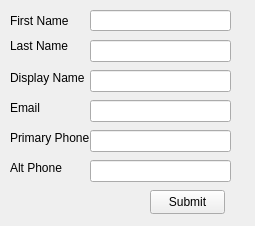
<?xml version="1.0" encoding="UTF-8"?>
<ui version="4.0">
 <class>Form</class>
 <widget class="QWidget" name="Form">
  <property name="geometry">
   <rect>
    <x>0</x>
    <y>0</y>
    <width>255</width>
    <height>226</height>
   </rect>
  </property>
  <property name="windowTitle">
   <string>Form</string>
  </property>
  <widget class="QLabel" name="label">
   <property name="geometry">
    <rect>
     <x>10</x>
     <y>10</y>
     <width>61</width>
     <height>21</height>
    </rect>
   </property>
   <property name="text">
    <string>First Name</string>
   </property>
  </widget>
  <widget class="QLabel" name="label_2">
   <property name="geometry">
    <rect>
     <x>10</x>
     <y>30</y>
     <width>81</width>
     <height>31</height>
    </rect>
   </property>
   <property name="text">
    <string>Last Name</string>
   </property>
  </widget>
  <widget class="QLabel" name="label_3">
   <property name="geometry">
    <rect>
     <x>10</x>
     <y>70</y>
     <width>81</width>
     <height>16</height>
    </rect>
   </property>
   <property name="text">
    <string>Display Name</string>
   </property>
  </widget>
  <widget class="QLabel" name="label_4">
   <property name="geometry">
    <rect>
     <x>10</x>
     <y>100</y>
     <width>49</width>
     <height>16</height>
    </rect>
   </property>
   <property name="text">
    <string>Email</string>
   </property>
  </widget>
  <widget class="QLineEdit" name="lineEdit">
   <property name="geometry">
    <rect>
     <x>90</x>
     <y>10</y>
     <width>141</width>
     <height>21</height>
    </rect>
   </property>
  </widget>
  <widget class="QLineEdit" name="lineEdit_2">
   <property name="geometry">
    <rect>
     <x>90</x>
     <y>40</y>
     <width>141</width>
     <height>22</height>
    </rect>
   </property>
  </widget>
  <widget class="QLineEdit" name="lineEdit_3">
   <property name="geometry">
    <rect>
     <x>90</x>
     <y>70</y>
     <width>141</width>
     <height>22</height>
    </rect>
   </property>
  </widget>
  <widget class="QLineEdit" name="lineEdit_4">
   <property name="geometry">
    <rect>
     <x>90</x>
     <y>100</y>
     <width>141</width>
     <height>22</height>
    </rect>
   </property>
  </widget>
  <widget class="QPushButton" name="submitBtn2">
   <property name="geometry">
    <rect>
     <x>150</x>
     <y>190</y>
     <width>75</width>
     <height>24</height>
    </rect>
   </property>
   <property name="text">
    <string>Submit</string>
   </property>
  </widget>
  <widget class="QLabel" name="label_5">
   <property name="geometry">
    <rect>
     <x>10</x>
     <y>130</y>
     <width>91</width>
     <height>16</height>
    </rect>
   </property>
   <property name="text">
    <string>Primary Phone</string>
   </property>
  </widget>
  <widget class="QLabel" name="label_6">
   <property name="geometry">
    <rect>
     <x>10</x>
     <y>160</y>
     <width>91</width>
     <height>16</height>
    </rect>
   </property>
   <property name="text">
    <string>Alt Phone</string>
   </property>
  </widget>
  <widget class="QLineEdit" name="lineEdit_5">
   <property name="geometry">
    <rect>
     <x>90</x>
     <y>160</y>
     <width>141</width>
     <height>22</height>
    </rect>
   </property>
  </widget>
  <widget class="QLineEdit" name="lineEdit_6">
   <property name="geometry">
    <rect>
     <x>90</x>
     <y>130</y>
     <width>141</width>
     <height>22</height>
    </rect>
   </property>
  </widget>
 </widget>
 <resources/>
 <connections/>
</ui>
